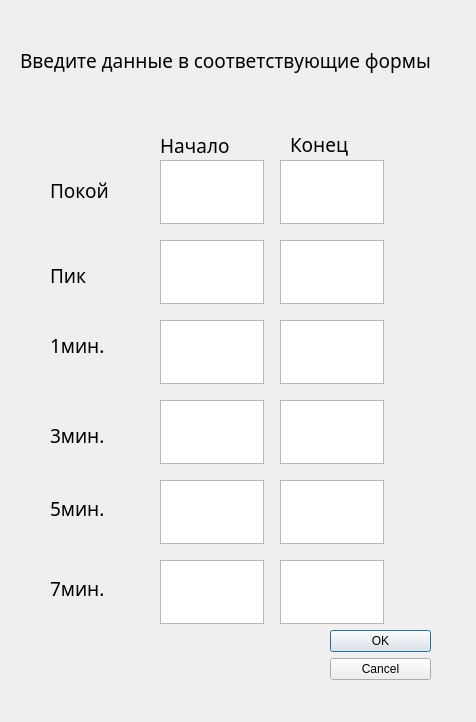
<?xml version="1.0" encoding="UTF-8"?>
<ui version="4.0">
 <class>Dialog</class>
 <widget class="QDialog" name="Dialog">
  <property name="geometry">
   <rect>
    <x>0</x>
    <y>0</y>
    <width>476</width>
    <height>722</height>
   </rect>
  </property>
  <property name="windowTitle">
   <string>Form</string>
  </property>
  <widget class="QDialogButtonBox" name="buttonBox">
   <property name="geometry">
    <rect>
     <x>330</x>
     <y>630</y>
     <width>101</width>
     <height>71</height>
    </rect>
   </property>
   <property name="layoutDirection">
    <enum>Qt::RightToLeft</enum>
   </property>
   <property name="autoFillBackground">
    <bool>false</bool>
   </property>
   <property name="orientation">
    <enum>Qt::Vertical</enum>
   </property>
   <property name="standardButtons">
    <set>QDialogButtonBox::Cancel|QDialogButtonBox::Ok</set>
   </property>
  </widget>
  <widget class="QTextEdit" name="start_rest">
   <property name="geometry">
    <rect>
     <x>160</x>
     <y>160</y>
     <width>104</width>
     <height>64</height>
    </rect>
   </property>
   <property name="sizePolicy">
    <sizepolicy hsizetype="Fixed" vsizetype="Fixed">
     <horstretch>0</horstretch>
     <verstretch>0</verstretch>
    </sizepolicy>
   </property>
   <property name="focusPolicy">
    <enum>Qt::WheelFocus</enum>
   </property>
   <property name="whatsThis">
    <string>рост</string>
   </property>
   <property name="inputMethodHints">
    <set>Qt::ImhDigitsOnly</set>
   </property>
   <property name="autoFormatting">
    <set>QTextEdit::AutoAll</set>
   </property>
   <property name="tabChangesFocus">
    <bool>true</bool>
   </property>
  </widget>
  <widget class="QTextEdit" name="start_top">
   <property name="geometry">
    <rect>
     <x>160</x>
     <y>240</y>
     <width>104</width>
     <height>64</height>
    </rect>
   </property>
   <property name="sizePolicy">
    <sizepolicy hsizetype="Fixed" vsizetype="Fixed">
     <horstretch>0</horstretch>
     <verstretch>0</verstretch>
    </sizepolicy>
   </property>
   <property name="focusPolicy">
    <enum>Qt::WheelFocus</enum>
   </property>
   <property name="whatsThis">
    <string>вес</string>
   </property>
   <property name="inputMethodHints">
    <set>Qt::ImhDigitsOnly</set>
   </property>
   <property name="tabChangesFocus">
    <bool>true</bool>
   </property>
  </widget>
  <widget class="QLabel" name="label">
   <property name="geometry">
    <rect>
     <x>160</x>
     <y>135</y>
     <width>81</width>
     <height>21</height>
    </rect>
   </property>
   <property name="font">
    <font>
     <family>Sans Serif</family>
     <pointsize>14</pointsize>
    </font>
   </property>
   <property name="text">
    <string>Начало</string>
   </property>
  </widget>
  <widget class="QLabel" name="label_2">
   <property name="geometry">
    <rect>
     <x>290</x>
     <y>129</y>
     <width>81</width>
     <height>31</height>
    </rect>
   </property>
   <property name="font">
    <font>
     <family>Sans Serif</family>
     <pointsize>14</pointsize>
    </font>
   </property>
   <property name="text">
    <string>Конец</string>
   </property>
  </widget>
  <widget class="QTextEdit" name="end_rest">
   <property name="geometry">
    <rect>
     <x>280</x>
     <y>160</y>
     <width>104</width>
     <height>64</height>
    </rect>
   </property>
   <property name="sizePolicy">
    <sizepolicy hsizetype="Fixed" vsizetype="Fixed">
     <horstretch>0</horstretch>
     <verstretch>0</verstretch>
    </sizepolicy>
   </property>
   <property name="focusPolicy">
    <enum>Qt::WheelFocus</enum>
   </property>
   <property name="whatsThis">
    <string>рост</string>
   </property>
   <property name="inputMethodHints">
    <set>Qt::ImhDigitsOnly</set>
   </property>
   <property name="autoFormatting">
    <set>QTextEdit::AutoAll</set>
   </property>
   <property name="tabChangesFocus">
    <bool>true</bool>
   </property>
  </widget>
  <widget class="QTextEdit" name="start_first_minute">
   <property name="geometry">
    <rect>
     <x>160</x>
     <y>320</y>
     <width>104</width>
     <height>64</height>
    </rect>
   </property>
   <property name="sizePolicy">
    <sizepolicy hsizetype="Fixed" vsizetype="Fixed">
     <horstretch>0</horstretch>
     <verstretch>0</verstretch>
    </sizepolicy>
   </property>
   <property name="whatsThis">
    <string>рост</string>
   </property>
   <property name="inputMethodHints">
    <set>Qt::ImhDigitsOnly</set>
   </property>
   <property name="autoFormatting">
    <set>QTextEdit::AutoAll</set>
   </property>
   <property name="tabChangesFocus">
    <bool>true</bool>
   </property>
  </widget>
  <widget class="QTextEdit" name="end_first_minute">
   <property name="geometry">
    <rect>
     <x>280</x>
     <y>320</y>
     <width>104</width>
     <height>64</height>
    </rect>
   </property>
   <property name="sizePolicy">
    <sizepolicy hsizetype="Fixed" vsizetype="Fixed">
     <horstretch>0</horstretch>
     <verstretch>0</verstretch>
    </sizepolicy>
   </property>
   <property name="whatsThis">
    <string>рост</string>
   </property>
   <property name="inputMethodHints">
    <set>Qt::ImhDigitsOnly</set>
   </property>
   <property name="autoFormatting">
    <set>QTextEdit::AutoAll</set>
   </property>
   <property name="tabChangesFocus">
    <bool>true</bool>
   </property>
  </widget>
  <widget class="QTextEdit" name="end_top">
   <property name="geometry">
    <rect>
     <x>280</x>
     <y>240</y>
     <width>104</width>
     <height>64</height>
    </rect>
   </property>
   <property name="sizePolicy">
    <sizepolicy hsizetype="Fixed" vsizetype="Fixed">
     <horstretch>0</horstretch>
     <verstretch>0</verstretch>
    </sizepolicy>
   </property>
   <property name="whatsThis">
    <string>вес</string>
   </property>
   <property name="inputMethodHints">
    <set>Qt::ImhDigitsOnly</set>
   </property>
   <property name="tabChangesFocus">
    <bool>true</bool>
   </property>
  </widget>
  <widget class="QLabel" name="label_6">
   <property name="geometry">
    <rect>
     <x>50</x>
     <y>180</y>
     <width>91</width>
     <height>21</height>
    </rect>
   </property>
   <property name="font">
    <font>
     <family>Sans Serif</family>
     <pointsize>14</pointsize>
    </font>
   </property>
   <property name="text">
    <string>Покой</string>
   </property>
  </widget>
  <widget class="QLabel" name="label_7">
   <property name="geometry">
    <rect>
     <x>50</x>
     <y>260</y>
     <width>81</width>
     <height>31</height>
    </rect>
   </property>
   <property name="font">
    <font>
     <family>Sans Serif</family>
     <pointsize>14</pointsize>
    </font>
   </property>
   <property name="text">
    <string>Пик</string>
   </property>
  </widget>
  <widget class="QLabel" name="label_8">
   <property name="geometry">
    <rect>
     <x>50</x>
     <y>330</y>
     <width>111</width>
     <height>31</height>
    </rect>
   </property>
   <property name="font">
    <font>
     <family>Sans Serif</family>
     <pointsize>14</pointsize>
    </font>
   </property>
   <property name="text">
    <string>1мин.</string>
   </property>
  </widget>
  <widget class="QTextEdit" name="start_third_minute">
   <property name="geometry">
    <rect>
     <x>160</x>
     <y>400</y>
     <width>104</width>
     <height>64</height>
    </rect>
   </property>
   <property name="sizePolicy">
    <sizepolicy hsizetype="Fixed" vsizetype="Fixed">
     <horstretch>0</horstretch>
     <verstretch>0</verstretch>
    </sizepolicy>
   </property>
   <property name="whatsThis">
    <string>рост</string>
   </property>
   <property name="inputMethodHints">
    <set>Qt::ImhDigitsOnly</set>
   </property>
   <property name="autoFormatting">
    <set>QTextEdit::AutoAll</set>
   </property>
   <property name="tabChangesFocus">
    <bool>true</bool>
   </property>
  </widget>
  <widget class="QTextEdit" name="end_third_minute">
   <property name="geometry">
    <rect>
     <x>280</x>
     <y>400</y>
     <width>104</width>
     <height>64</height>
    </rect>
   </property>
   <property name="sizePolicy">
    <sizepolicy hsizetype="Fixed" vsizetype="Fixed">
     <horstretch>0</horstretch>
     <verstretch>0</verstretch>
    </sizepolicy>
   </property>
   <property name="whatsThis">
    <string>рост</string>
   </property>
   <property name="inputMethodHints">
    <set>Qt::ImhDigitsOnly</set>
   </property>
   <property name="autoFormatting">
    <set>QTextEdit::AutoAll</set>
   </property>
   <property name="tabChangesFocus">
    <bool>true</bool>
   </property>
  </widget>
  <widget class="QTextEdit" name="start_fifth_minute">
   <property name="geometry">
    <rect>
     <x>160</x>
     <y>480</y>
     <width>104</width>
     <height>64</height>
    </rect>
   </property>
   <property name="sizePolicy">
    <sizepolicy hsizetype="Fixed" vsizetype="Fixed">
     <horstretch>0</horstretch>
     <verstretch>0</verstretch>
    </sizepolicy>
   </property>
   <property name="whatsThis">
    <string>рост</string>
   </property>
   <property name="inputMethodHints">
    <set>Qt::ImhDigitsOnly</set>
   </property>
   <property name="autoFormatting">
    <set>QTextEdit::AutoAll</set>
   </property>
   <property name="tabChangesFocus">
    <bool>true</bool>
   </property>
  </widget>
  <widget class="QTextEdit" name="end_fifth_minute">
   <property name="geometry">
    <rect>
     <x>280</x>
     <y>480</y>
     <width>104</width>
     <height>64</height>
    </rect>
   </property>
   <property name="sizePolicy">
    <sizepolicy hsizetype="Fixed" vsizetype="Fixed">
     <horstretch>0</horstretch>
     <verstretch>0</verstretch>
    </sizepolicy>
   </property>
   <property name="whatsThis">
    <string>рост</string>
   </property>
   <property name="inputMethodHints">
    <set>Qt::ImhDigitsOnly</set>
   </property>
   <property name="autoFormatting">
    <set>QTextEdit::AutoAll</set>
   </property>
   <property name="tabChangesFocus">
    <bool>true</bool>
   </property>
  </widget>
  <widget class="QLabel" name="label_9">
   <property name="geometry">
    <rect>
     <x>50</x>
     <y>420</y>
     <width>111</width>
     <height>31</height>
    </rect>
   </property>
   <property name="font">
    <font>
     <family>Sans Serif</family>
     <pointsize>14</pointsize>
    </font>
   </property>
   <property name="text">
    <string>3мин.</string>
   </property>
  </widget>
  <widget class="QLabel" name="label_10">
   <property name="geometry">
    <rect>
     <x>50</x>
     <y>500</y>
     <width>81</width>
     <height>16</height>
    </rect>
   </property>
   <property name="font">
    <font>
     <family>Sans Serif</family>
     <pointsize>14</pointsize>
    </font>
   </property>
   <property name="text">
    <string>5мин.</string>
   </property>
  </widget>
  <widget class="QTextEdit" name="start_seventh_minute">
   <property name="geometry">
    <rect>
     <x>160</x>
     <y>560</y>
     <width>104</width>
     <height>64</height>
    </rect>
   </property>
   <property name="sizePolicy">
    <sizepolicy hsizetype="Fixed" vsizetype="Fixed">
     <horstretch>0</horstretch>
     <verstretch>0</verstretch>
    </sizepolicy>
   </property>
   <property name="whatsThis">
    <string>рост</string>
   </property>
   <property name="inputMethodHints">
    <set>Qt::ImhDigitsOnly</set>
   </property>
   <property name="autoFormatting">
    <set>QTextEdit::AutoAll</set>
   </property>
   <property name="tabChangesFocus">
    <bool>true</bool>
   </property>
  </widget>
  <widget class="QTextEdit" name="end_seventh_minute">
   <property name="geometry">
    <rect>
     <x>280</x>
     <y>560</y>
     <width>104</width>
     <height>64</height>
    </rect>
   </property>
   <property name="sizePolicy">
    <sizepolicy hsizetype="Fixed" vsizetype="Fixed">
     <horstretch>0</horstretch>
     <verstretch>0</verstretch>
    </sizepolicy>
   </property>
   <property name="whatsThis">
    <string>рост</string>
   </property>
   <property name="inputMethodHints">
    <set>Qt::ImhDigitsOnly</set>
   </property>
   <property name="autoFormatting">
    <set>QTextEdit::AutoAll</set>
   </property>
   <property name="tabChangesFocus">
    <bool>true</bool>
   </property>
  </widget>
  <widget class="QLabel" name="label_11">
   <property name="geometry">
    <rect>
     <x>50</x>
     <y>580</y>
     <width>81</width>
     <height>16</height>
    </rect>
   </property>
   <property name="font">
    <font>
     <family>Sans Serif</family>
     <pointsize>14</pointsize>
    </font>
   </property>
   <property name="text">
    <string>7мин.</string>
   </property>
  </widget>
  <widget class="QLabel" name="label_3">
   <property name="geometry">
    <rect>
     <x>20</x>
     <y>15</y>
     <width>471</width>
     <height>91</height>
    </rect>
   </property>
   <property name="font">
    <font>
     <family>Sans Serif</family>
     <pointsize>14</pointsize>
    </font>
   </property>
   <property name="text">
    <string>Введите данные в соответствующие формы</string>
   </property>
  </widget>
 </widget>
 <resources/>
 <connections>
  <connection>
   <sender>buttonBox</sender>
   <signal>accepted()</signal>
   <receiver>Dialog</receiver>
   <slot>accept()</slot>
   <hints>
    <hint type="sourcelabel">
     <x>248</x>
     <y>254</y>
    </hint>
    <hint type="destinationlabel">
     <x>157</x>
     <y>274</y>
    </hint>
   </hints>
  </connection>
  <connection>
   <sender>buttonBox</sender>
   <signal>rejected()</signal>
   <receiver>Dialog</receiver>
   <slot>reject()</slot>
   <hints>
    <hint type="sourcelabel">
     <x>316</x>
     <y>260</y>
    </hint>
    <hint type="destinationlabel">
     <x>286</x>
     <y>274</y>
    </hint>
   </hints>
  </connection>
 </connections>
</ui>
